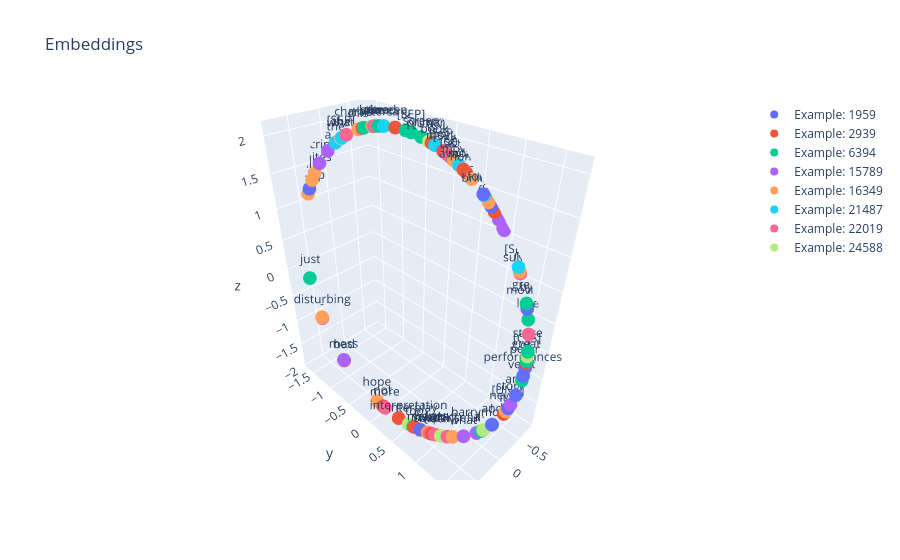

This figure's notebook cell:
### Code cell
fig = go.Figure(
    data=scatters,
    layout=go.Layout(
        title=go.layout.Title(text='Embeddings')
    ))
fig.show()

### Figure 1 — Plotly figure (JSON) as saved in the notebook; plotly's stock layout.template omitted (floating-point values rounded to 4 significant figures)
{"data": [{"mode": "markers+text", "name": "Example: 1959", "text": ["[CLS]", "brilliant", "and", "moving", "performances", "by", "tom", "[UNK]", "and", "peter", "finch", ".", "[SEP]"], "x": [-0.5333, -0.7592, -0.06244, -0.6823, -0.4444, -0.689, 0.3836, -0.2328, -0.3311, -0.483, -0.7712, 0.5029, -0.6466], "y": [1.658, 0.5414, 1.57, 1.458, 1.7, 1.443, -1.63, 1.678, 1.706, 1.687, 0.6765, 0.7158, -0.05554], "z": [-0.4636, 1.415, -1.516, 0.1395, -0.7317, 0.1747, 1.182, -1.225, -1.017, -0.6211, 1.285, -1.892, 1.846], "type": "scatter3d"}, {"mode": "markers+text", "name": "Example: 2939", "text": ["[CLS]", "this", "is", "a", "great", "movie", ".", "too", "bad", "it", "is", "not", "available", "on", "home", "video", ".", "[SEP]"], "x": [-0.5333, -0.2109, -0.601, -0.4237, -0.5063, -0.6478, 0.6277, 0.5398, 0.8268, -0.1821, -0.7744, 0.7039, -0.7134, -0.6729, -0.7212, 0.4569, 0.4267, -0.5078], "y": [1.658, -1.097, -0.2156, -0.6928, 1.675, -0.05086, 0.3844, 0.6263, -0.5886, 1.653, 0.7291, 0.1275, 0.2378, 0.04927, 0.2796, 0.8194, 0.883, -0.4884], "z": [-0.4636, 2.011, 1.924, 2.054, -0.5503, 1.844, -1.806, -1.877, -1.142, -1.32, 1.23, -1.689, 1.663, 1.787, 1.632, -1.902, -1.903, 2.018], "type": "scatter3d"}, {"mode": "markers+text", "name": "Example: 6394", "text": ["[CLS]", "just", "love", "the", "interplay", "between", "two", "great", "characters", "of", "stage", "&", "screen", "-", "veidt", "&", "barrymore", "[SEP]"], "x": [-0.5333, 0.7489, -0.6554, -0.2961, 0.5459, -0.3539, -0.3219, -0.6946, -0.2202, -0.5126, -0.5514, -0.48, -0.5555, -0.4221, -0.4201, -0.6826, 0.04066, -0.5078], "y": [1.658, -1.359, 1.514, -0.9514, 0.6108, -0.841, -0.9034, 1.429, -1.082, 1.672, 1.645, -0.5596, -0.356, -0.6964, 1.705, 0.09089, 1.472, -0.4884], "z": [-0.4636, -0.03729, 0.007678, 2.047, -1.874, 2.058, 2.054, 0.205, 2.016, -0.5304, -0.403, 2.035, 1.979, 2.055, -0.7975, 1.761, -1.653, 2.018], "type": "scatter3d"}, {"mode": "markers+text", "name": "Example: 15789", "text": ["[CLS]", "what", "a", "script", ",", "what", "a", "story", ",", "what", "a", "mess", "!", "[SEP]"], "x": [-0.5333, -0.02771, 0.08292, 0.2115, -0.2921, -0.7782, 0.1059, -0.2618, -0.6743, 0.1921, -0.778, 0.8273, -0.7773, -0.6603], "y": [1.658, -1.348, 1.425, -1.562, -0.9587, 0.8807, -1.484, 1.689, 0.05482, 1.285, 0.9019, -0.5959, 0.8037, -0.002501], "z": [-0.4636, 1.858, -1.701, 1.524, 2.046, 1.06, 1.69, -1.167, 1.784, -1.803, 1.034, -1.134, 1.149, 1.817], "type": "scatter3d"}, {"mode": "markers+text", "name": "Example: 16349", "text": ["[CLS]", "i", "hope", "this", "group", "of", "film", "-", "makers", "never", "re", "-", "unites", ".", "[SEP]"], "x": [-0.5333, -0.2804, 0.73, -0.1784, 0.4128, -0.7678, 0.33, -0.735, 0.4536, -0.2046, -0.749, 0.8201, 0.2844, 0.2788, -0.6845], "y": [1.658, -0.9798, 0.02338, -1.147, -1.633, 0.6312, -1.617, 0.3615, 0.8265, 1.665, 1.229, -1.056, -1.6, 1.154, 0.09894], "z": [-0.4636, 2.042, -1.629, 1.99, 1.114, 1.33, 1.298, 1.569, -1.902, -1.279, 0.575, -0.5711, 1.39, -1.861, 1.756], "type": "scatter3d"}, {"mode": "markers+text", "name": "Example: 21487", "text": ["[CLS]", "read", "the", "book", ",", "forget", "the", "movie", "!", "[SEP]"], "x": [-0.5333, -0.3553, -0.03733, -0.6151, -0.2921, -0.7608, 0.02199, -0.6998, -0.0582, -0.7546], "y": [1.658, -0.8382, -1.337, -0.1686, -0.9587, 0.5561, -1.403, 0.1697, 1.566, 1.197], "z": [-0.4636, 2.059, 1.869, 1.903, 2.046, 1.402, 1.801, 1.71, -1.522, 0.6275], "type": "scatter3d"}, {"mode": "markers+text", "name": "Example: 22019", "text": ["[CLS]", "more", "suspenseful", ",", "more", "subtle", ",", "much", ",", "much", "more", "disturbing", "....", "[SEP]"], "x": [-0.5333, -0.2973, 0.3174, -0.2902, 0.6951, -0.7466, -0.0807, 0.4066, -0.6743, 0.4425, -0.7121, 0.8211, -0.6124, -0.6603], "y": [1.658, -0.9493, 1.089, -0.9622, 0.1604, 1.242, -1.284, 0.9236, 0.05482, 0.8501, 0.2312, -1.048, 1.581, -0.002501], "z": [-0.4636, 2.048, -1.879, 2.046, -1.706, 0.5543, 1.912, -1.902, 1.784, -1.903, 1.668, -0.583, -0.1771, 1.817], "type": "scatter3d"}, {"mode": "markers+text", "name": "Example: 24588", "text": ["[CLS]", "primary", "[UNK]", "[UNK]", "interpretation", ".", "[SEP]"], "x": [-0.5333, -0.5912, 0.3655, -0.5904, 0.5725, 0.02293, -0.03039], "y": [1.658, -0.2473, 1.003, -0.2498, 0.5416, 1.491, -1.345], "z": [-0.4636, 1.938, -1.895, 1.939, -1.857, -1.631, 1.861], "type": "scatter3d"}], "layout": {"title": {"text": "Embeddings"}}}
